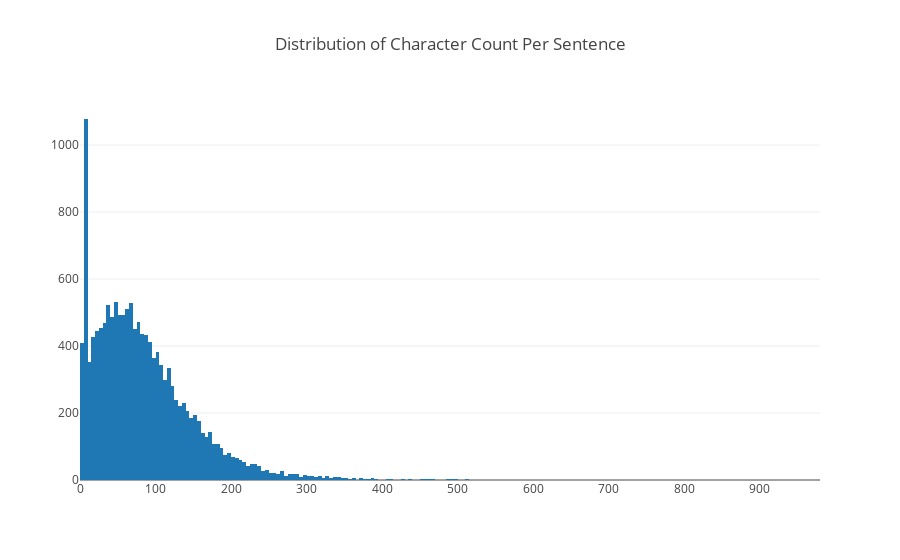

This figure's notebook cell:
### Markdown cell above
## Inspection

### Code cell
# assess the distribution of character count per sentence
hist_trace = go.Histogram(x=list(map(len, neg_reviews)))
hist_layout = go.Layout(title='Distribution of Character Count Per Sentence')
fig = go.Figure(data=[hist_trace], layout=hist_layout)
iplot(fig)

### Figure 1 — Plotly figure (JSON) as saved in the notebook; plotly's stock layout.template omitted (floating-point values rounded to 4 significant figures; data arrays with more than 128 entries replaced by an {"elided": "..."} marker saying what was removed)
{"data": [{"type": "histogram", "x": {"elided": "14577 int values"}}], "layout": {"title": "Distribution of Character Count Per Sentence"}}
